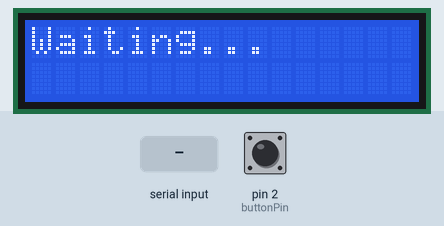
The sketch below on a simulated Arduino Uno, built with avr-gcc and run on an emulated ATmega328P. On the bench: 16×2 character LCD. The inputs (shaded band) are chosen by the test bench; at power-on: pin 2 (buttonPin) LOW.

Above: at 1.2 s.
1.3 s: pin 2 (buttonPin) pulled HIGH for 0.15 s
At 2.3 s:
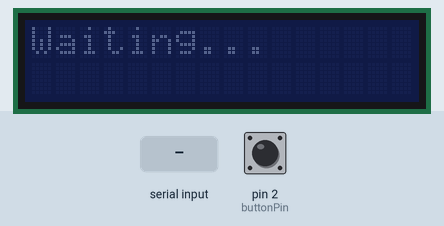
2.9 s: "c" received over Serial
At 4.0 s:
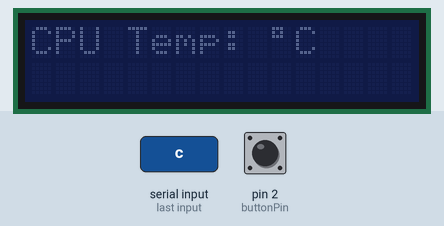
4.4 s: "g" received over Serial
At 5.1 s:
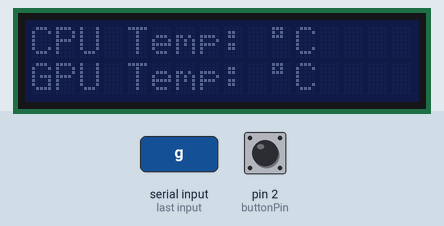
5.9 s: pin 2 (buttonPin) pulled HIGH for 1 s
At 7.0 s:
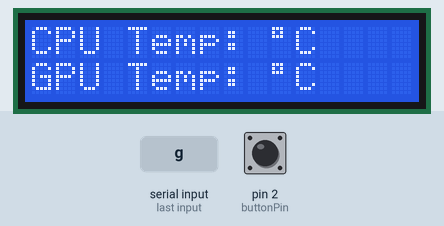
8.4 s: pin 2 (buttonPin) pulled HIGH for 3.2 s
At 8.9 s:
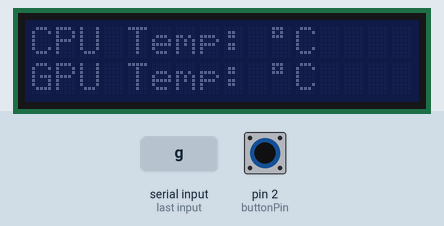
Timing chart, 0 to 11.4 s (numbered marks = the images above; inputs shaded):
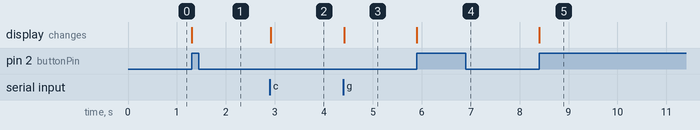

Measured:
- after the input at 1.3 s, the display: changes at once (image 1)
- after the input at 2.9 s, the display: changes at once (image 2)
- after the input at 4.4 s, the display: changes at once (image 3)
- after the input at 5.9 s, the display: changes at once (image 4)
- after the input at 8.4 s, the display: changes at once (image 5)

The sketch:

sketch2.ino
```cpp
#include <Wire.h>
#include <LiquidCrystal_I2C.h>

LiquidCrystal_I2C lcd(0x3F, 16, 2); // Make sure to use I2Cscan to find the address and put it instead of 0x3F

const int buttonPin = 2;

int bNew;
int bOld;
int bState = 1;

String inputData;

void setup()
{
  lcd.init();
  Serial.begin(9600);

  lcd.backlight();
  lcd.clear();
  lcd.print("Waiting...");
}

void loop()
{
  while (Serial.available() > 0)
  {
    char received = Serial.read();
    inputData += received;

    if (received == 'c')
    {
      inputData.remove(inputData.length() - 1, 1);
      lcd.setCursor(0, 0);
      lcd.print("CPU Temp: " + inputData + char(223) + "C ");
      inputData = "";
    }

    if (received == 'g')
    {
      inputData.remove(inputData.length() - 1, 1);
      lcd.setCursor(0, 1);
      lcd.print("GPU Temp: " + inputData + char(223) + "C ");
      inputData = "";
    }
  }

  setLCDState();
}

void setLCDState() {
  bNew = digitalRead(buttonPin);

  if(bNew == 1 && bOld == 0) {
    if(bState == 0) {
      lcd.backlight();
      bState = 1;
    } else {
      lcd.noBacklight();
      bState = 0;
    }
  }

  bOld = bNew;
}
```
